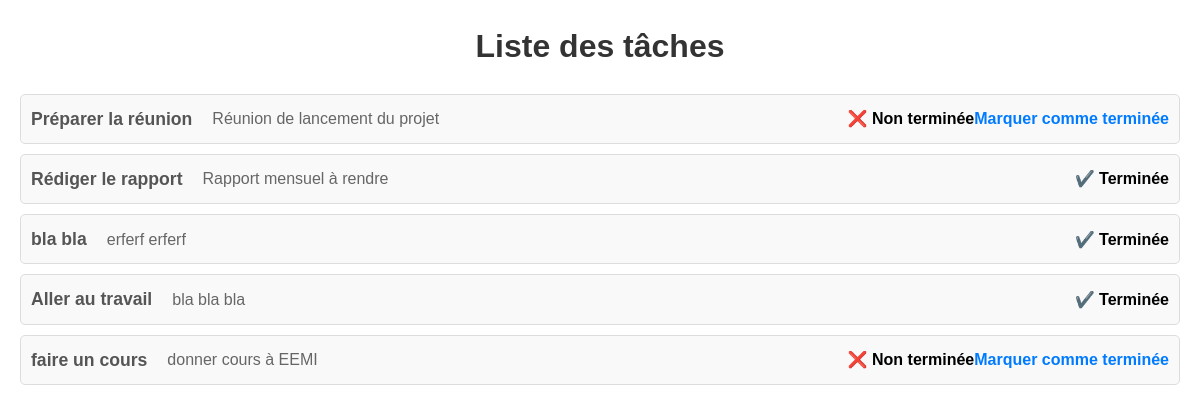
Before: / with the older database file.
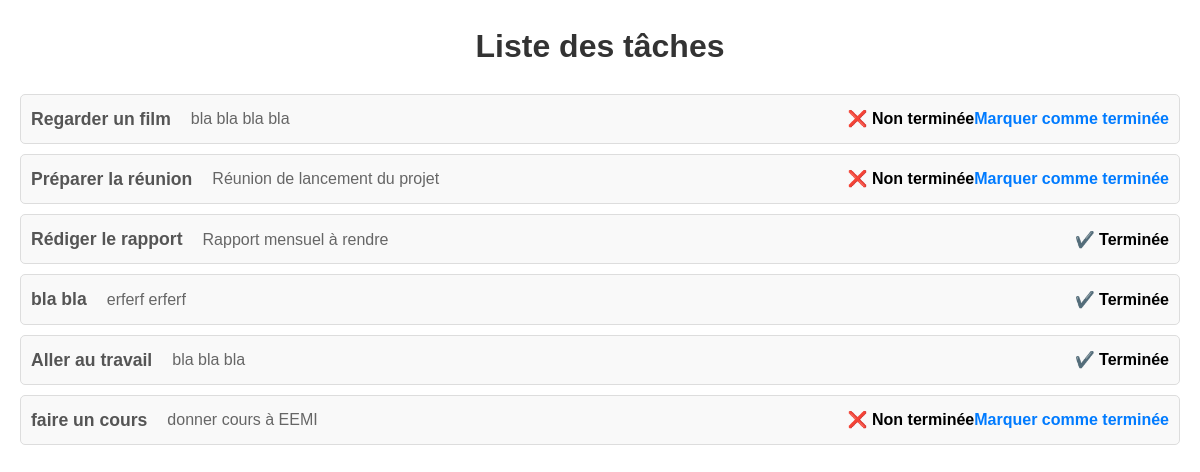
After: the same page with the newer database file.
### todo/models.py (models this page shows, shortened)
class Task(models.Model):
    title = models.CharField(max_length=200)
    description = models.TextField(blank=True)
    created_at = models.DateTimeField(auto_now_add=True)
    due_date = models.DateTimeField(null=True, blank=True)
    is_completed = models.BooleanField(default=False)
    user = models.ForeignKey(User, on_delete=models.CASCADE, null=True, blank=True)  # Relation un-à-plusieurs
    projects = models.ManyToManyField(Project, related_name='tasks', null=True, blank=True)  # Relation plusieurs-à-plusieurs
    priority = models.OneToOneField(Priority, on_delete=models.SET_NULL, null=True, blank=True)  # Relation un-à-un

### todo/views.py (the view)
# urls.py: path('', views.task_list, name='task_list'),
def task_list(request):
    tasks = Task.objects.all().order_by('-created_at')
    return render(request, 'todo/task_list.html', {'tasks': tasks})

### todo/templates/todo/task_list.html (shortened to what this page needs)
<!DOCTYPE html>
<html lang="fr">
<head>
    {% load static %}
    <link rel="stylesheet" href="{% static 'styles.css' %}">
</head>
<body>
    <h1>Liste des tâches</h1>
    <ul>
        {% for task in tasks %}
            <li>
                <strong>{{ task.title }}</strong>
                <p>{{ task.description }}</p>
                {% if task.is_completed %}
                    <span>✔️ Terminée</span>
                {% else %}
                    <span>❌ Non terminée</span>
                    <a href="{% url 'mark_as_completed' task.id %}">Marquer comme terminée</a>
                {% endif %}
            </li>
        {% endfor %}
    </ul>
</body>
</html>

Changed rows visible on the page:
added Task: title "Regarder un film", description "bla bla bla bla", is_completed "❌ Non terminée"
